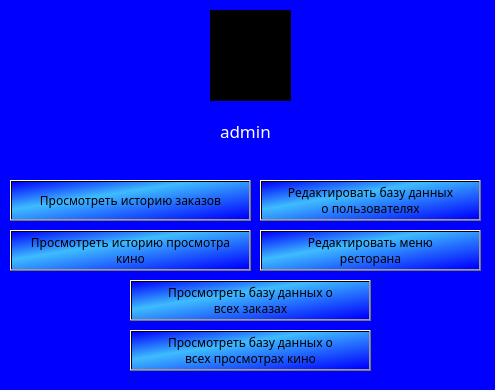
<?xml version="1.0" encoding="UTF-8"?>
<ui version="4.0">
 <class>EditAdmin</class>
 <widget class="QWidget" name="EditAdmin">
  <property name="geometry">
   <rect>
    <x>0</x>
    <y>0</y>
    <width>495</width>
    <height>390</height>
   </rect>
  </property>
  <property name="windowTitle">
   <string>Админ Панель</string>
  </property>
  <property name="styleSheet">
   <string notr="true">background-color: rgb(0, 0, 255);</string>
  </property>
  <widget class="QLabel" name="pict">
   <property name="geometry">
    <rect>
     <x>210</x>
     <y>10</y>
     <width>81</width>
     <height>91</height>
    </rect>
   </property>
   <property name="font">
    <font>
     <family>Montserrat Medium</family>
    </font>
   </property>
   <property name="styleSheet">
    <string notr="true">background-color: rgb(0, 0, 0)</string>
   </property>
   <property name="text">
    <string/>
   </property>
  </widget>
  <widget class="QPushButton" name="cin_hist">
   <property name="geometry">
    <rect>
     <x>10</x>
     <y>230</y>
     <width>241</width>
     <height>41</height>
    </rect>
   </property>
   <property name="font">
    <font>
     <family>Montserrat Medium</family>
    </font>
   </property>
   <property name="styleSheet">
    <string notr="true">background-color: qlineargradient(spread:pad, x1:0, y1:0, x2:1, y2:1, stop:0 rgba(0, 0, 255, 255), stop:0.373134 rgba(62, 188, 255, 255), stop:0.985075 rgba(0, 0, 255, 255));</string>
   </property>
   <property name="text">
    <string>Просмотреть историю просмотра
кино</string>
   </property>
  </widget>
  <widget class="QPushButton" name="rest_hist">
   <property name="geometry">
    <rect>
     <x>10</x>
     <y>180</y>
     <width>241</width>
     <height>41</height>
    </rect>
   </property>
   <property name="font">
    <font>
     <family>Montserrat Medium</family>
     <weight>50</weight>
     <italic>false</italic>
     <bold>false</bold>
     <underline>false</underline>
     <strikeout>false</strikeout>
    </font>
   </property>
   <property name="styleSheet">
    <string notr="true">background-color: qlineargradient(spread:pad, x1:0, y1:0, x2:1, y2:1, stop:0 rgba(0, 0, 255, 255), stop:0.373134 rgba(62, 188, 255, 255), stop:0.985075 rgba(0, 0, 255, 255));</string>
   </property>
   <property name="text">
    <string>Просмотреть историю заказов</string>
   </property>
  </widget>
  <widget class="QLabel" name="name">
   <property name="geometry">
    <rect>
     <x>220</x>
     <y>110</y>
     <width>101</width>
     <height>41</height>
    </rect>
   </property>
   <property name="font">
    <font>
     <family>Montserrat Medium</family>
     <pointsize>13</pointsize>
    </font>
   </property>
   <property name="styleSheet">
    <string notr="true">color: rgb(255, 255, 255);</string>
   </property>
   <property name="text">
    <string>admin</string>
   </property>
  </widget>
  <widget class="QPushButton" name="edit_base">
   <property name="geometry">
    <rect>
     <x>260</x>
     <y>180</y>
     <width>221</width>
     <height>41</height>
    </rect>
   </property>
   <property name="font">
    <font>
     <family>Montserrat Medium</family>
    </font>
   </property>
   <property name="styleSheet">
    <string notr="true">background-color: qlineargradient(spread:pad, x1:0, y1:0, x2:1, y2:1, stop:0 rgba(0, 0, 255, 255), stop:0.373134 rgba(62, 188, 255, 255), stop:0.985075 rgba(0, 0, 255, 255));</string>
   </property>
   <property name="text">
    <string>Редактировать базу данных
о пользователях</string>
   </property>
  </widget>
  <widget class="QPushButton" name="edit_foods">
   <property name="geometry">
    <rect>
     <x>260</x>
     <y>230</y>
     <width>221</width>
     <height>41</height>
    </rect>
   </property>
   <property name="font">
    <font>
     <family>Montserrat Medium</family>
    </font>
   </property>
   <property name="styleSheet">
    <string notr="true">background-color: qlineargradient(spread:pad, x1:0, y1:0, x2:1, y2:1, stop:0 rgba(0, 0, 255, 255), stop:0.373134 rgba(62, 188, 255, 255), stop:0.985075 rgba(0, 0, 255, 255));</string>
   </property>
   <property name="text">
    <string>Редактировать меню
ресторана</string>
   </property>
  </widget>
  <widget class="QPushButton" name="full_food">
   <property name="geometry">
    <rect>
     <x>130</x>
     <y>280</y>
     <width>241</width>
     <height>41</height>
    </rect>
   </property>
   <property name="font">
    <font>
     <family>Montserrat Medium</family>
    </font>
   </property>
   <property name="styleSheet">
    <string notr="true">background-color: qlineargradient(spread:pad, x1:0, y1:0, x2:1, y2:1, stop:0 rgba(0, 0, 255, 255), stop:0.373134 rgba(62, 188, 255, 255), stop:0.985075 rgba(0, 0, 255, 255));</string>
   </property>
   <property name="text">
    <string>Просмотреть базу данных о
всех заказах</string>
   </property>
  </widget>
  <widget class="QPushButton" name="full_films">
   <property name="geometry">
    <rect>
     <x>130</x>
     <y>330</y>
     <width>241</width>
     <height>41</height>
    </rect>
   </property>
   <property name="font">
    <font>
     <family>Montserrat Medium</family>
    </font>
   </property>
   <property name="styleSheet">
    <string notr="true">background-color: qlineargradient(spread:pad, x1:0, y1:0, x2:1, y2:1, stop:0 rgba(0, 0, 255, 255), stop:0.373134 rgba(62, 188, 255, 255), stop:0.985075 rgba(0, 0, 255, 255));</string>
   </property>
   <property name="text">
    <string>Просмотреть базу данных о
всех просмотрах кино</string>
   </property>
  </widget>
 </widget>
 <resources/>
 <connections/>
</ui>
